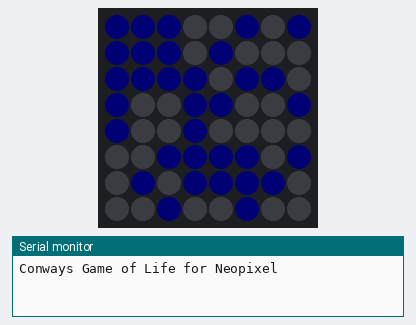
The sketch below on a simulated Arduino Uno, built with avr-gcc and run on an emulated ATmega328P. On the bench: 8×8 RGB LED matrix (first LED top left, wired row by row), the last lines printed to the serial monitor. Dim RGB values are drawn brighter than linear; random numbers use the default seed unless the sketch sets one.

Above: at 2.4 s.
At 4.72 s:
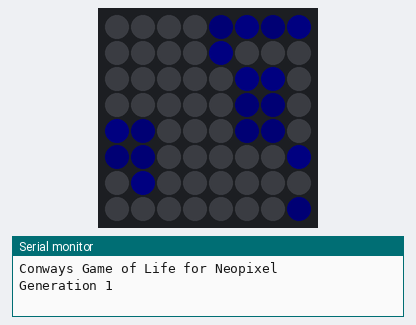
At 9.34 s:
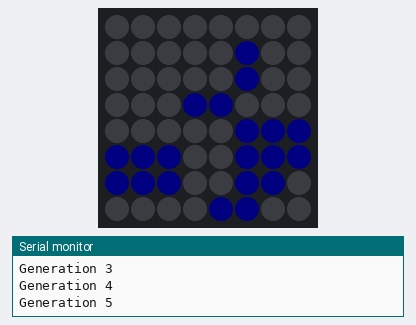
At 18.94 s:
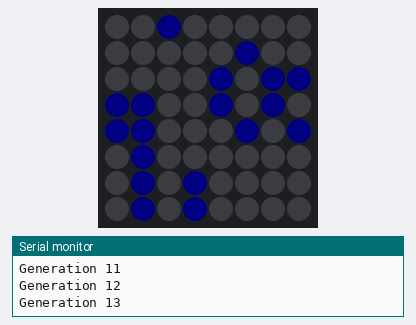
At 36.8 s:
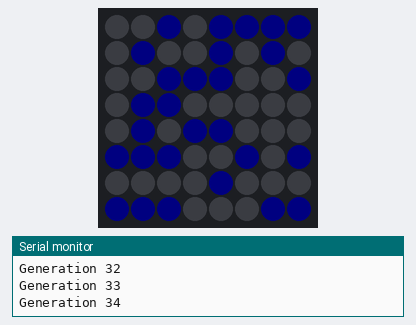
At 39.5 s:
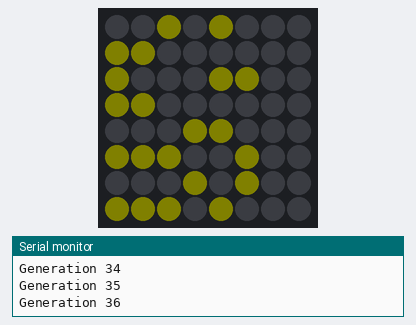

Measured:
- what the display in image 4 shows lasts 1.2 s, from 36.8 s to 38.0 s

The sketch:

FancyNeopixelGameOfLife.ino
```cpp
// Markus Hofstetter's implementation of Conways Game of Life.
// Please note, that this implementation is not very memory efficient. If you want to use a game-board that is larger
// than  13 by 13 pixels you will need more RAM than is available on an Arduino UNO

#include <Adafruit_GFX.h>
#include <Adafruit_NeoMatrix.h>
#include <Adafruit_NeoPixel.h>
#include "RGB.h"
#ifndef PSTR
#define PSTR // Make Arduino Due happy
#endif

#define PIN 2


#define HEIGHT 8
#define WIDTH 8

// MATRIX DECLARATION:
Adafruit_NeoMatrix matrix = Adafruit_NeoMatrix(8, 8, PIN,
                            NEO_MATRIX_BOTTOM     + NEO_MATRIX_LEFT +
                            NEO_MATRIX_ROWS + NEO_MATRIX_ZIGZAG,
                            NEO_GRB            + NEO_KHZ800);

const uint16_t colors[] = {
  matrix.Color(255, 0, 0), matrix.Color(0, 255, 0), matrix.Color(0, 0, 255)
};

//this is the internal representation of the game board
uint16_t lastBoard[WIDTH][HEIGHT];
uint16_t board[WIDTH][HEIGHT];
uint16_t nextBoard[WIDTH][HEIGHT];
uint16_t generationNumber = 0;

uint16_t lightsToFadeOn[128];
uint16_t lightsToFadeOff[128];

int deadCounter = 0;
int numOfGames = 1;
bool newGame = true;

RGB randomColor = {0, 0, 0};


void setup() {

  Serial.begin(9600);
  Serial.println("Conways Game of Life for Neopixel");
  matrix.begin();
  matrix.setTextWrap(true);
  matrix.setBrightness(5);
  matrix.setTextColor(colors[3]);
  matrix.setTextSize(6);
  matrix.fillScreen(0);
  initBoard();
  initLightFadeArrays();
  pickRandomColor();
  //  printFreeRam();
}

void loop() {
  //  linetest(green, 1000);
  //  colorWipe(blue, 1000);

  if (newGame) {
    newGame = false;
    pickRandomColor();
    delay(1000);
  }

  drawBoard(true);
  //delay();

  calculateNextState();
  // printFreeRam();

  if(Serial.available()){
  int serialData = Serial.readString().toInt();
  matrix.setBrightness(serialData);
  }

}


void pickRandomColor() {
  int R = 0;
  int G = 0;
  int B = 0;


  R = random(0, 2);
  G = random(0, 2);
  B = random(0, 2);

  while (R == 0 && G == 0 && B == 0) {
    R = random(0, 2);
    G = random(0, 2);
    B = random(0, 2);
  }

  randomColor.r = R;
  randomColor.g = G;
  randomColor.b = B;

}

void initLightFadeArrays() {
  for (int i = 0; i < 127; i++) {
    lightsToFadeOn[i] = 256;
    lightsToFadeOff[i] = 256;
  }
}

void markPixelToFadeOn(int x, int y) {
  for (int i = 0; i < 127; i++) {
    if (lightsToFadeOn[i] == 256) {
      lightsToFadeOn[i] = x;
      lightsToFadeOn[i + 1] = y;
      return;
    }
  }
}

void markPixelToFadeOff(int x, int y) {
  for (int i = 0; i < 127; i++) {
    if (lightsToFadeOff[i] == 256) {
      lightsToFadeOff[i] = x;
      lightsToFadeOff[i + 1] = y;
      return;
    }
  }

}


void initBoard() {
  for (uint16_t y = 0; y < HEIGHT; y++) {
    for (uint16_t x = 0; x < WIDTH; x++) {
      lastBoard[x][y] = 0;
      board[x][y] = 0;
      nextBoard[x][y] = 0;
    }
  }
  //Gliderpattern
  //board[1][0] = 1;
  //board[2][1] = 1;
  //board[2][2] = 1;
  //board[1][2] = 1;
  //board[0][2] = 1;

  // R-pentomino
  //  board[2][1] = 1;
  //  board[3][1] = 1;
  //  board[1][2] = 1;
  //  board[2][2] = 1;
  //  board[2][3] = 1;

  randomize();
}

void randomize()
{
  uint16_t i, j;
  randomSeed(millis());
  for (i = 0; i < WIDTH; i++)
  {
    for (j = 0; j < HEIGHT; j++) {
      board[i][j] = random(2);
    }
  }
}


// Fill the pixels one after the other with a color
void colorWipe(RGB color, uint8_t wait) {

  for (uint16_t y = 0; y < HEIGHT; y++) {
    for (uint16_t x = 0; x < WIDTH; x++) {

      matrix.drawPixel(x, y, matrix.Color(color.r, color.g, color.b));
      matrix.show();
      delay(wait);
    }
  }


}

void linetest(RGB color, uint8_t wait) {


  uint16_t y = 0;
  for (uint16_t x = 0; x < WIDTH; x++) {

    matrix.drawPixel(x, y, matrix.Color(color.r, color.g, color.b));
    matrix.show();
    delay(wait);
  }

}

void calculateNextState() {

  //Serial.println("Calculating next step");
  for (uint16_t y = 0; y < HEIGHT; y++) {
    for (uint16_t x = 0; x < WIDTH; x++) {

      int numNeighbours = countNeighbours(x, y);
      //under- or overpopulation
      if (numNeighbours < 2 || numNeighbours > 3) {
        nextBoard[x][y] = 0;
      }
      else if (board[x][y] == 0 && numNeighbours == 3) {
        nextBoard[x][y] = 1;
      } else {
        nextBoard[x][y] =  board[x][y];
      }

    }
  }
  generationNumber++;
  copyArraystate();
  printStateToSerial();
}

void printStateToSerial() {
  Serial.print("Generation ");
  Serial.println(generationNumber);
  /*for (uint16_t y = 0; y < HEIGHT; y++) {
    Serial.print(" ");
    for (uint16_t x = 0; x < WIDTH; x++) {

      Serial.print(board[x][y]);
      Serial.print(" ");
    }
    Serial.println(" ");
  }*/


}

void checkIfDead() {
  if (generationNumber > 250) {
    generationNumber = 0;
    randomize();
    newGame = true;
    numOfGames++;
    deadCounter = 0;
    return;
  }

  for (uint16_t y = 0; y < HEIGHT; y++) {
    for (uint16_t x = 0; x < WIDTH; x++) {

      if (board[x][y] != 0) {
        return;
      }
    }
  }
  deadCounter ++;
  if (deadCounter >= 10) {
    randomize();
    newGame = true;
    numOfGames++;
    deadCounter = 0;

  }
}

void printFreeRam() {
  //Serial.print("Free Ram ");
  Serial.println(freeRam());

}
int countNeighbours(uint16_t xu, uint16_t yu ) {
  //casting here is kinda wrong but since our board is small it does not currentyl matter
  int x = (int) xu;
  int y = (int) yu;
  int neighbours = 0;
  int checked = 0;
  for (int j = (y - 1); j <= (y + 1) ; j++) {
    for (int k = (x - 1); k <= (x + 1); k++) {
      //ensure we are never out of bounds by using an endlessly wrapping board
      int kWrapped = ((k + WIDTH) % WIDTH);
      int jWrapped = ((j + HEIGHT) % HEIGHT);


      if ((kWrapped >= 0 && kWrapped < WIDTH) && jWrapped >= 0 && jWrapped < HEIGHT) {// for additional oob safety
        if (kWrapped == x && jWrapped == y ) {
          continue;
        }
        checked++ ;
        if (board[kWrapped][jWrapped] != 0) {
          neighbours ++;
        }

      }

    }
  }
  //  if (neighbours > 0) {
  //    Serial.print(x);
  //    Serial.print(":");
  //    Serial.print(y);
  //    Serial.print("checked");
  //    Serial.print(checked);
  //    Serial.print("has:");
  //    Serial.println(neighbours);
  //  }
  return neighbours;

}

void drawBoard(bool fade) {
  checkIfDead();
  RGB color;
  initLightFadeArrays();

  //if(fade){
  for (uint16_t y = 0; y < HEIGHT; y++) {
    for (uint16_t x = 0; x < WIDTH; x++) {

      if (lastBoard[x][y] != 0 && board[x][y] != 0) {
        matrix.drawPixel(x, y, matrix.Color(randomColor.r * 255, randomColor.g * 255, randomColor.b * 255));
      }
      if (lastBoard[x][y] == 0 && board[x][y] == 0) {
        matrix.drawPixel(x, y, matrix.Color(0, 0, 0));
      }
      if (lastBoard[x][y] == 0 && board[x][y] != 0) {
        markPixelToFadeOn(x, y);
      }
      if (lastBoard[x][y] != 0 && board[x][y] == 0) {
        markPixelToFadeOff(x, y);
      }

    }
  }


  for (int lum = 0; lum < 255; lum += 5) {
    for (int i = 0; i < 127; i += 2) {
      if (lightsToFadeOn[i] != 256) {
        matrix.drawPixel(lightsToFadeOn[i], lightsToFadeOn[i + 1], matrix.Color(randomColor.r * lum, randomColor.g * lum, randomColor.b * lum));
      }
    }

    for (int i = 0; i < 127; i += 2) {
      if (lightsToFadeOff[i] != 256) {
        matrix.drawPixel(lightsToFadeOff[i], lightsToFadeOff[i + 1], matrix.Color(randomColor.r * (255 - lum), randomColor.g * (255 - lum), randomColor.b * (255 - lum)));
      }
    }
    matrix.show();
    delay(1);
  }/*}else{
  for (uint16_t y = 0; y < HEIGHT; y++) {
    for (uint16_t x = 0; x < WIDTH; x++) {
      if (board[x][y] != 0) {
        color = blue;

      } else {
        color = off;
      }
      matrix.drawPixel(x, y, matrix.Color(color.r, color.g, color.b));


    }
  }
  }*/
  matrix.show();

}

void copyArraystate() {
  for (uint16_t y = 0; y < HEIGHT; y++) {
    for (uint16_t x = 0; x < WIDTH; x++) {
      lastBoard[x][y] = board[x][y];
      board[x][y] =  nextBoard[x][y];
      nextBoard[x][y] = 0;
    }
  }
}

//report ammount of free ram
int freeRam () {
  extern int __heap_start, *__brkval;
  int v;
  return (int) &v - (__brkval == 0 ? (int) &__heap_start : (int) __brkval);
}
```

RGB.h
```cpp
struct RGB {
  byte r;
  byte g;
  byte b;
};

// Define some colors we'll use frequently
RGB white = { 255, 255, 255 };
RGB red = { 255, 0, 0 };
RGB green ={ 0, 255,  };
RGB blue = { 0, 0, 255 };

RGB violet = { 255, 0, 255 };

RGB off = { 0, 0, 0 };
```
